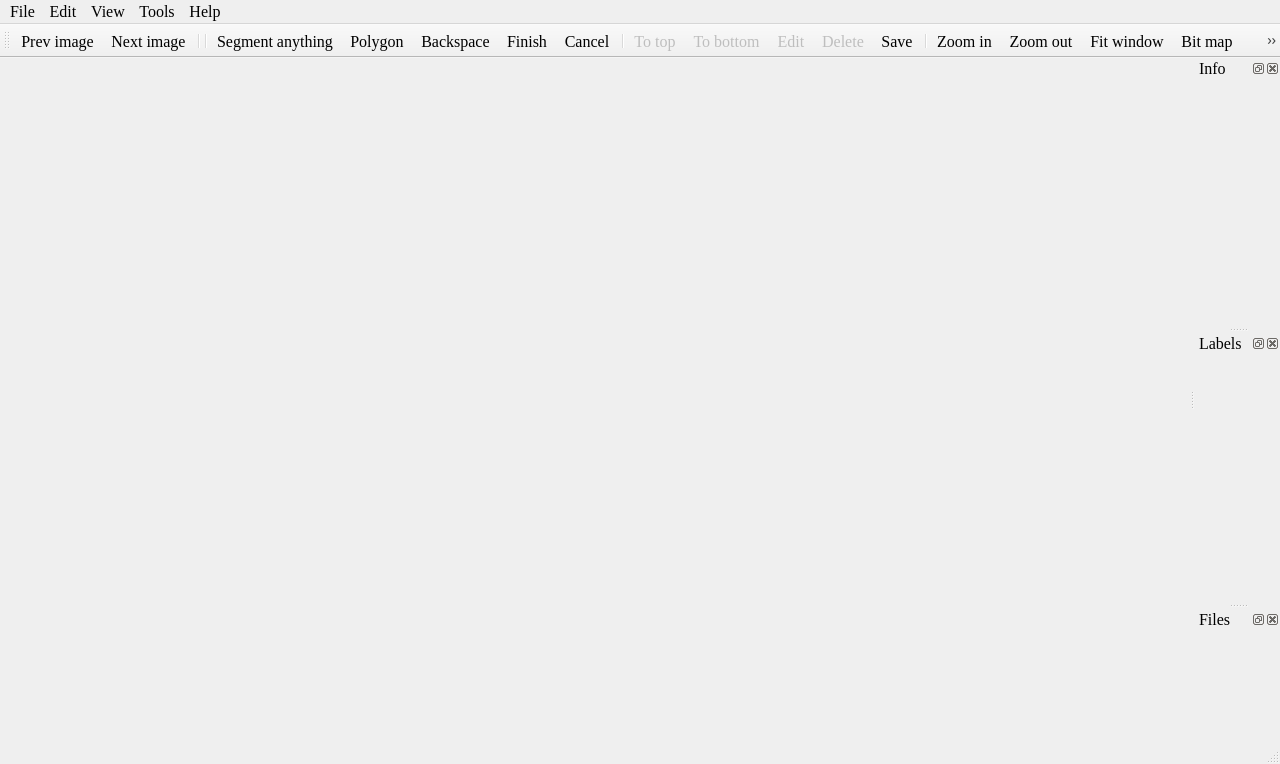
<?xml version="1.0" encoding="UTF-8"?>
<ui version="4.0">
 <class>MainWindow</class>
 <widget class="QMainWindow" name="MainWindow">
  <property name="geometry">
   <rect>
    <x>0</x>
    <y>0</y>
    <width>1280</width>
    <height>764</height>
   </rect>
  </property>
  <property name="minimumSize">
   <size>
    <width>800</width>
    <height>600</height>
   </size>
  </property>
  <property name="font">
   <font>
    <family>Times New Roman</family>
    <pointsize>12</pointsize>
   </font>
  </property>
  <property name="windowTitle">
   <string>ISAT</string>
  </property>
  <property name="windowIcon">
   <iconset>
    <normaloff>:/icons/icons/isat_bg_50x25.png</normaloff>:/icons/icons/isat_bg_50x25.png</iconset>
  </property>
  <widget class="QWidget" name="centralwidget">
   <layout class="QVBoxLayout" name="verticalLayout">
    <property name="spacing">
     <number>0</number>
    </property>
    <property name="leftMargin">
     <number>0</number>
    </property>
    <property name="topMargin">
     <number>0</number>
    </property>
    <property name="rightMargin">
     <number>0</number>
    </property>
    <property name="bottomMargin">
     <number>0</number>
    </property>
   </layout>
  </widget>
  <widget class="QMenuBar" name="menubar">
   <property name="enabled">
    <bool>true</bool>
   </property>
   <property name="geometry">
    <rect>
     <x>0</x>
     <y>0</y>
     <width>1280</width>
     <height>25</height>
    </rect>
   </property>
   <property name="font">
    <font>
     <family>Times New Roman</family>
     <pointsize>12</pointsize>
    </font>
   </property>
   <property name="autoFillBackground">
    <bool>false</bool>
   </property>
   <property name="defaultUp">
    <bool>false</bool>
   </property>
   <property name="nativeMenuBar">
    <bool>true</bool>
   </property>
   <widget class="QMenu" name="menuFile">
    <property name="font">
     <font>
      <family>Times New Roman</family>
      <pointsize>12</pointsize>
     </font>
    </property>
    <property name="title">
     <string>File</string>
    </property>
    <addaction name="actionOpen_dir"/>
    <addaction name="actionSave_dir"/>
    <addaction name="separator"/>
    <addaction name="actionPrev"/>
    <addaction name="actionNext"/>
    <addaction name="separator"/>
    <addaction name="actionSetting"/>
    <addaction name="actionExit"/>
   </widget>
   <widget class="QMenu" name="menuView">
    <property name="font">
     <font>
      <family>Times New Roman</family>
      <pointsize>12</pointsize>
     </font>
    </property>
    <property name="title">
     <string>View</string>
    </property>
    <addaction name="separator"/>
    <addaction name="actionZoom_in"/>
    <addaction name="actionZoom_out"/>
    <addaction name="actionFit_wiondow"/>
    <addaction name="separator"/>
    <addaction name="actionBit_map"/>
    <addaction name="separator"/>
   </widget>
   <widget class="QMenu" name="menuAbout">
    <property name="font">
     <font>
      <family>Times New Roman</family>
      <pointsize>12</pointsize>
     </font>
    </property>
    <property name="title">
     <string>Help</string>
    </property>
    <widget class="QMenu" name="menuLaguage">
     <property name="title">
      <string>Laguage</string>
     </property>
     <property name="icon">
      <iconset resource="../icons.qrc">
       <normaloff>:/icon/icons/翻译_translate.svg</normaloff>:/icon/icons/翻译_translate.svg</iconset>
     </property>
     <addaction name="actionChinese"/>
     <addaction name="actionEnglish"/>
    </widget>
    <addaction name="menuLaguage"/>
    <addaction name="actionShortcut"/>
    <addaction name="actionAbout"/>
   </widget>
   <widget class="QMenu" name="menuTools">
    <property name="enabled">
     <bool>true</bool>
    </property>
    <property name="font">
     <font>
      <family>Times New Roman</family>
      <pointsize>12</pointsize>
     </font>
    </property>
    <property name="title">
     <string>Tools</string>
    </property>
    <addaction name="actionToVOC"/>
    <addaction name="actionToCOCO"/>
    <addaction name="actionTo_LabelMe"/>
    <addaction name="separator"/>
    <addaction name="actionFromCOCO"/>
   </widget>
   <widget class="QMenu" name="menuEdit">
    <property name="font">
     <font>
      <family>Times New Roman</family>
      <pointsize>12</pointsize>
     </font>
    </property>
    <property name="title">
     <string>Edit</string>
    </property>
    <addaction name="actionSegment_anything"/>
    <addaction name="actionPolygon"/>
    <addaction name="actionBackspace"/>
    <addaction name="actionFinish"/>
    <addaction name="actionCancel"/>
    <addaction name="separator"/>
    <addaction name="actionTo_top"/>
    <addaction name="actionTo_bottom"/>
    <addaction name="separator"/>
    <addaction name="actionEdit"/>
    <addaction name="actionDelete"/>
    <addaction name="actionSave"/>
   </widget>
   <addaction name="menuFile"/>
   <addaction name="menuEdit"/>
   <addaction name="menuView"/>
   <addaction name="menuTools"/>
   <addaction name="menuAbout"/>
  </widget>
  <widget class="QStatusBar" name="statusbar">
   <property name="layoutDirection">
    <enum>Qt::LeftToRight</enum>
   </property>
  </widget>
  <widget class="QToolBar" name="toolBar">
   <property name="font">
    <font>
     <family>Times New Roman</family>
     <pointsize>12</pointsize>
    </font>
   </property>
   <property name="windowTitle">
    <string>toolBar</string>
   </property>
   <property name="iconSize">
    <size>
     <width>24</width>
     <height>24</height>
    </size>
   </property>
   <property name="toolButtonStyle">
    <enum>Qt::ToolButtonIconOnly</enum>
   </property>
   <property name="floatable">
    <bool>false</bool>
   </property>
   <attribute name="toolBarArea">
    <enum>TopToolBarArea</enum>
   </attribute>
   <attribute name="toolBarBreak">
    <bool>false</bool>
   </attribute>
   <addaction name="actionPrev"/>
   <addaction name="actionNext"/>
   <addaction name="separator"/>
   <addaction name="separator"/>
   <addaction name="actionSegment_anything"/>
   <addaction name="actionPolygon"/>
   <addaction name="actionBackspace"/>
   <addaction name="actionFinish"/>
   <addaction name="actionCancel"/>
   <addaction name="separator"/>
   <addaction name="actionTo_top"/>
   <addaction name="actionTo_bottom"/>
   <addaction name="actionEdit"/>
   <addaction name="actionDelete"/>
   <addaction name="actionSave"/>
   <addaction name="separator"/>
   <addaction name="actionZoom_in"/>
   <addaction name="actionZoom_out"/>
   <addaction name="actionFit_wiondow"/>
   <addaction name="actionBit_map"/>
   <addaction name="actionVisible"/>
   <addaction name="actionCLIPSEG"/>
   <addaction name="actionRVSA"/>
   <addaction name="actionSAMS"/>
  </widget>
  <widget class="QDockWidget" name="info_dock">
   <property name="minimumSize">
    <size>
     <width>85</width>
     <height>43</height>
    </size>
   </property>
   <property name="features">
    <set>QDockWidget::AllDockWidgetFeatures</set>
   </property>
   <property name="windowTitle">
    <string>Info</string>
   </property>
   <attribute name="dockWidgetArea">
    <number>2</number>
   </attribute>
   <widget class="QWidget" name="dockWidgetContents_2"/>
  </widget>
  <widget class="QDockWidget" name="labels_dock">
   <property name="minimumSize">
    <size>
     <width>85</width>
     <height>43</height>
    </size>
   </property>
   <property name="features">
    <set>QDockWidget::AllDockWidgetFeatures</set>
   </property>
   <property name="windowTitle">
    <string>Labels</string>
   </property>
   <attribute name="dockWidgetArea">
    <number>2</number>
   </attribute>
   <widget class="QWidget" name="dockWidgetContents_3"/>
  </widget>
  <widget class="QDockWidget" name="files_dock">
   <property name="windowTitle">
    <string>Files</string>
   </property>
   <attribute name="dockWidgetArea">
    <number>2</number>
   </attribute>
   <widget class="QWidget" name="dockWidgetContents"/>
  </widget>
  <action name="actionOpen_dir">
   <property name="icon">
    <iconset resource="../icons.qrc">
     <normaloff>:/icon/icons/照片_pic.svg</normaloff>:/icon/icons/照片_pic.svg</iconset>
   </property>
   <property name="text">
    <string>Images dir</string>
   </property>
   <property name="statusTip">
    <string>Open images dir.</string>
   </property>
  </action>
  <action name="actionZoom_in">
   <property name="icon">
    <iconset resource="../icons.qrc">
     <normaloff>:/icon/icons/放大_zoom-in.svg</normaloff>:/icon/icons/放大_zoom-in.svg</iconset>
   </property>
   <property name="text">
    <string>Zoom in</string>
   </property>
   <property name="statusTip">
    <string>Zoom in.</string>
   </property>
  </action>
  <action name="actionZoom_out">
   <property name="icon">
    <iconset resource="../icons.qrc">
     <normaloff>:/icon/icons/缩小_zoom-out.svg</normaloff>:/icon/icons/缩小_zoom-out.svg</iconset>
   </property>
   <property name="text">
    <string>Zoom out</string>
   </property>
   <property name="statusTip">
    <string>Zoom out.</string>
   </property>
  </action>
  <action name="actionFit_wiondow">
   <property name="icon">
    <iconset resource="../icons.qrc">
     <normaloff>:/icon/icons/全宽_fullwidth.svg</normaloff>:/icon/icons/全宽_fullwidth.svg</iconset>
   </property>
   <property name="text">
    <string>Fit window</string>
   </property>
   <property name="toolTip">
    <string>Fit window</string>
   </property>
   <property name="statusTip">
    <string>Fit window.</string>
   </property>
   <property name="shortcut">
    <string>F</string>
   </property>
  </action>
  <action name="actionSetting">
   <property name="icon">
    <iconset resource="../icons.qrc">
     <normaloff>:/icon/icons/设置_setting-two.svg</normaloff>:/icon/icons/设置_setting-two.svg</iconset>
   </property>
   <property name="text">
    <string>Setting</string>
   </property>
   <property name="statusTip">
    <string>Setting.</string>
   </property>
  </action>
  <action name="actionExit">
   <property name="icon">
    <iconset resource="../icons.qrc">
     <normaloff>:/icon/icons/开关_power.svg</normaloff>:/icon/icons/开关_power.svg</iconset>
   </property>
   <property name="text">
    <string>Exit</string>
   </property>
   <property name="toolTip">
    <string>Exit</string>
   </property>
   <property name="statusTip">
    <string>Exit.</string>
   </property>
  </action>
  <action name="actionSave_dir">
   <property name="icon">
    <iconset resource="../icons.qrc">
     <normaloff>:/icon/icons/文件夹-开_folder-open.svg</normaloff>:/icon/icons/文件夹-开_folder-open.svg</iconset>
   </property>
   <property name="text">
    <string>Label dir</string>
   </property>
   <property name="statusTip">
    <string>Open label dir.</string>
   </property>
  </action>
  <action name="actionSave">
   <property name="icon">
    <iconset resource="../icons.qrc">
     <normaloff>:/icon/icons/保存_save.svg</normaloff>:/icon/icons/保存_save.svg</iconset>
   </property>
   <property name="text">
    <string>Save</string>
   </property>
   <property name="statusTip">
    <string>Save annotation.</string>
   </property>
   <property name="shortcut">
    <string>S</string>
   </property>
  </action>
  <action name="actionPrev">
   <property name="checkable">
    <bool>false</bool>
   </property>
   <property name="icon">
    <iconset resource="../icons.qrc">
     <normaloff>:/icon/icons/上一步_back.svg</normaloff>:/icon/icons/上一步_back.svg</iconset>
   </property>
   <property name="text">
    <string>Prev image</string>
   </property>
   <property name="toolTip">
    <string>Prev image</string>
   </property>
   <property name="statusTip">
    <string>Prev image.</string>
   </property>
   <property name="shortcut">
    <string>A</string>
   </property>
   <property name="menuRole">
    <enum>QAction::TextHeuristicRole</enum>
   </property>
   <property name="priority">
    <enum>QAction::NormalPriority</enum>
   </property>
  </action>
  <action name="actionNext">
   <property name="icon">
    <iconset resource="../icons.qrc">
     <normaloff>:/icon/icons/下一步_next.svg</normaloff>:/icon/icons/下一步_next.svg</iconset>
   </property>
   <property name="text">
    <string>Next image</string>
   </property>
   <property name="toolTip">
    <string>Next image</string>
   </property>
   <property name="statusTip">
    <string>Next image.</string>
   </property>
   <property name="shortcut">
    <string>D</string>
   </property>
  </action>
  <action name="actionShortcut">
   <property name="icon">
    <iconset resource="../icons.qrc">
     <normaloff>:/icon/icons/键盘_keyboard-one.svg</normaloff>:/icon/icons/键盘_keyboard-one.svg</iconset>
   </property>
   <property name="text">
    <string>Shortcut</string>
   </property>
  </action>
  <action name="actionAbout">
   <property name="icon">
    <iconset resource="../icons.qrc">
     <normaloff>:/icon/icons/我的_me.svg</normaloff>:/icon/icons/我的_me.svg</iconset>
   </property>
   <property name="text">
    <string>About</string>
   </property>
  </action>
  <action name="actionSegment_anything">
   <property name="icon">
    <iconset resource="../icons.qrc">
     <normaloff>:/icon/icons/M_Favicon.ico</normaloff>:/icon/icons/M_Favicon.ico</iconset>
   </property>
   <property name="text">
    <string>Segment anything</string>
   </property>
   <property name="toolTip">
    <string>Segment anything</string>
   </property>
   <property name="statusTip">
    <string>Quick annotate using Segment anything.</string>
   </property>
   <property name="shortcut">
    <string>Q</string>
   </property>
  </action>
  <action name="actionDelete">
   <property name="enabled">
    <bool>false</bool>
   </property>
   <property name="icon">
    <iconset resource="../icons.qrc">
     <normaloff>:/icon/icons/删除_delete.svg</normaloff>:/icon/icons/删除_delete.svg</iconset>
   </property>
   <property name="text">
    <string>Delete</string>
   </property>
   <property name="toolTip">
    <string>Delete polygon</string>
   </property>
   <property name="statusTip">
    <string>Delete polygon.</string>
   </property>
   <property name="shortcut">
    <string>Del</string>
   </property>
  </action>
  <action name="actionBit_map">
   <property name="checkable">
    <bool>false</bool>
   </property>
   <property name="icon">
    <iconset resource="../icons.qrc">
     <normaloff>:/icon/icons/照片_pic.svg</normaloff>:/icon/icons/照片_pic.svg</iconset>
   </property>
   <property name="text">
    <string>Bit map</string>
   </property>
   <property name="statusTip">
    <string>Show instance or segmeent state.</string>
   </property>
   <property name="shortcut">
    <string>Space</string>
   </property>
  </action>
  <action name="actionEdit">
   <property name="enabled">
    <bool>false</bool>
   </property>
   <property name="icon">
    <iconset resource="../icons.qrc">
     <normaloff>:/icon/icons/编辑_edit.svg</normaloff>:/icon/icons/编辑_edit.svg</iconset>
   </property>
   <property name="text">
    <string>Edit</string>
   </property>
   <property name="toolTip">
    <string>Edit polygon</string>
   </property>
   <property name="statusTip">
    <string>Edit polygon attribute.</string>
   </property>
  </action>
  <action name="actionTo_top">
   <property name="enabled">
    <bool>false</bool>
   </property>
   <property name="icon">
    <iconset resource="../icons.qrc">
     <normaloff>:/icon/icons/去顶部_to-top.svg</normaloff>:/icon/icons/去顶部_to-top.svg</iconset>
   </property>
   <property name="text">
    <string>To top</string>
   </property>
   <property name="toolTip">
    <string>Move polygon to top layer</string>
   </property>
   <property name="statusTip">
    <string>Move polygon to top layer.</string>
   </property>
   <property name="shortcut">
    <string>T</string>
   </property>
  </action>
  <action name="actionTo_bottom">
   <property name="enabled">
    <bool>false</bool>
   </property>
   <property name="icon">
    <iconset resource="../icons.qrc">
     <normaloff>:/icon/icons/去底部_to-bottom.svg</normaloff>:/icon/icons/去底部_to-bottom.svg</iconset>
   </property>
   <property name="text">
    <string>To bottom</string>
   </property>
   <property name="toolTip">
    <string>Move polygon to bottom layer</string>
   </property>
   <property name="statusTip">
    <string>Move polygon to bottom layer.</string>
   </property>
   <property name="shortcut">
    <string>B</string>
   </property>
  </action>
  <action name="actionToVOC">
   <property name="icon">
    <iconset resource="../icons.qrc">
     <normaloff>:/icon/icons/VOC_32x32.png</normaloff>:/icon/icons/VOC_32x32.png</iconset>
   </property>
   <property name="text">
    <string>To VOC</string>
   </property>
   <property name="toolTip">
    <string>Convert ISAT to VOC</string>
   </property>
   <property name="statusTip">
    <string>Convert ISAT jsons to VOC png images.</string>
   </property>
   <property name="whatsThis">
    <string/>
   </property>
  </action>
  <action name="actionChinese">
   <property name="checkable">
    <bool>true</bool>
   </property>
   <property name="text">
    <string>中文</string>
   </property>
   <property name="font">
    <font>
     <family>Times New Roman</family>
     <pointsize>12</pointsize>
    </font>
   </property>
  </action>
  <action name="actionEnglish">
   <property name="checkable">
    <bool>true</bool>
   </property>
   <property name="text">
    <string>English</string>
   </property>
   <property name="font">
    <font>
     <family>Times New Roman</family>
     <pointsize>12</pointsize>
    </font>
   </property>
  </action>
  <action name="actionBackspace">
   <property name="icon">
    <iconset resource="../icons.qrc">
     <normaloff>:/icon/icons/删除_delete-two.svg</normaloff>:/icon/icons/删除_delete-two.svg</iconset>
   </property>
   <property name="text">
    <string>Backspace</string>
   </property>
   <property name="toolTip">
    <string>Backspace</string>
   </property>
   <property name="statusTip">
    <string>Backspace.</string>
   </property>
   <property name="shortcut">
    <string>Z</string>
   </property>
  </action>
  <action name="actionCancel">
   <property name="icon">
    <iconset resource="../icons.qrc">
     <normaloff>:/icon/icons/关闭_close-one.svg</normaloff>:/icon/icons/关闭_close-one.svg</iconset>
   </property>
   <property name="text">
    <string>Cancel</string>
   </property>
   <property name="toolTip">
    <string>Annotate canceled</string>
   </property>
   <property name="statusTip">
    <string>Annotate canceled.</string>
   </property>
   <property name="shortcut">
    <string>Esc</string>
   </property>
  </action>
  <action name="actionFinish">
   <property name="icon">
    <iconset resource="../icons.qrc">
     <normaloff>:/icon/icons/校验_check-one.svg</normaloff>:/icon/icons/校验_check-one.svg</iconset>
   </property>
   <property name="text">
    <string>Finish</string>
   </property>
   <property name="toolTip">
    <string>Annotate finished</string>
   </property>
   <property name="statusTip">
    <string>Annotate finished.</string>
   </property>
   <property name="shortcut">
    <string>E</string>
   </property>
  </action>
  <action name="actionPolygon">
   <property name="icon">
    <iconset resource="../icons.qrc">
     <normaloff>:/icon/icons/锚点_anchor.svg</normaloff>:/icon/icons/锚点_anchor.svg</iconset>
   </property>
   <property name="text">
    <string>Polygon</string>
   </property>
   <property name="toolTip">
    <string>Draw polygon</string>
   </property>
   <property name="statusTip">
    <string>Accurately annotate by drawing polygon. </string>
   </property>
   <property name="shortcut">
    <string>C</string>
   </property>
  </action>
  <action name="actionVisible">
   <property name="icon">
    <iconset>
     <normaloff>:/icon/icons/眼睛_eyes.svg</normaloff>:/icon/icons/眼睛_eyes.svg</iconset>
   </property>
   <property name="text">
    <string>Visible</string>
   </property>
   <property name="statusTip">
    <string>Visible</string>
   </property>
   <property name="shortcut">
    <string>V</string>
   </property>
  </action>
  <action name="actionToCOCO">
   <property name="icon">
    <iconset resource="../icons.qrc">
     <normaloff>:/icon/icons/coco.ico</normaloff>:/icon/icons/coco.ico</iconset>
   </property>
   <property name="text">
    <string>To COCO</string>
   </property>
   <property name="toolTip">
    <string>Convert ISAT to COCO</string>
   </property>
   <property name="statusTip">
    <string>Convert ISAT jsons to COCO json.</string>
   </property>
  </action>
  <action name="actionFromCOCO">
   <property name="icon">
    <iconset resource="../icons.qrc">
     <normaloff>:/icon/icons/coco.ico</normaloff>:/icon/icons/coco.ico</iconset>
   </property>
   <property name="text">
    <string>From COCO</string>
   </property>
   <property name="toolTip">
    <string>Convert COCO to ISAT</string>
   </property>
   <property name="statusTip">
    <string>Convert COCO json to ISAT jsons.</string>
   </property>
  </action>
  <action name="actionTo_LabelMe">
   <property name="icon">
    <iconset resource="../icons.qrc">
     <normaloff>:/icon/icons/labelme_32x32.png</normaloff>:/icon/icons/labelme_32x32.png</iconset>
   </property>
   <property name="text">
    <string>To LabelMe</string>
   </property>
   <property name="toolTip">
    <string>Convert ISAT to LabelMe</string>
   </property>
   <property name="statusTip">
    <string>Convert ISAT jsons to LabelMe jsons.</string>
   </property>
  </action>
  <action name="actionCLIPSEG">
   <property name="text">
    <string>CLIPSEG</string>
   </property>
   <property name="toolTip">
    <string>CLIPSEG</string>
   </property>
  </action>
  <action name="actionRVSA">
   <property name="text">
    <string>RVSA</string>
   </property>
  </action>
  <action name="actionSAMS">
   <property name="text">
    <string>SAMS</string>
   </property>
  </action>
 </widget>
 <resources>
  <include location="../icons.qrc"/>
 </resources>
 <connections/>
</ui>
